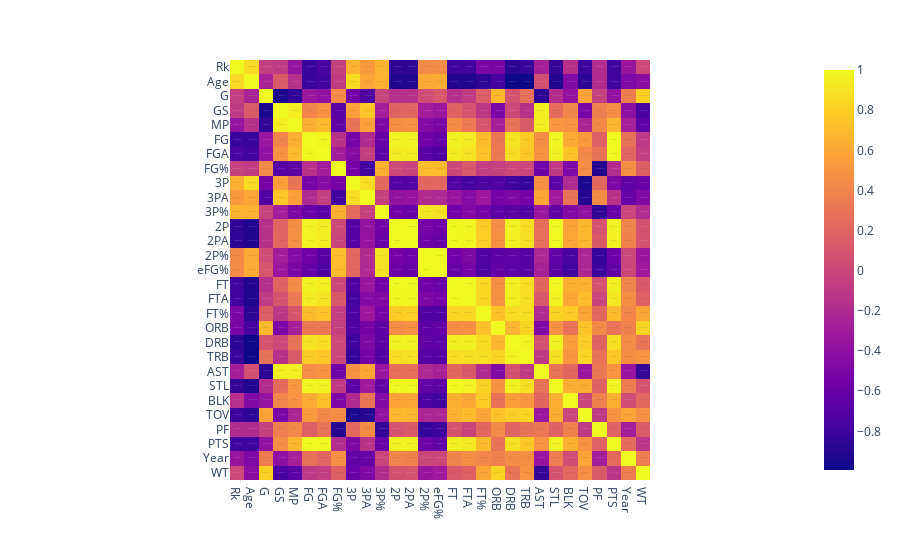

Notebook code cell kept with this figure:
### Code cell
correlation_matrix = Centers.corr()
fig = px.imshow(correlation_matrix, text_auto=True)
fig.show()

### Figure 1 — Plotly figure (JSON) as saved in the notebook; plotly's stock layout.template omitted (floating-point values rounded to 4 significant figures; data arrays with more than 128 entries replaced by an {"elided": "..."} marker saying what was removed)
{"data": [{"coloraxis": "coloraxis", "hovertemplate": "x: %{x}<br>y: %{y}<br>color: %{z}<extra></extra>", "name": "0", "texttemplate": "%{z}", "type": "heatmap", "x": ["Rk", "Age", "G", "GS", "MP", "FG", "FGA", "FG%", "3P", "3PA", "3P%", "2P", "2PA", "2P%", "eFG%", "FT", "FTA", "FT%", "ORB", "DRB", "TRB", "AST", "STL", "BLK", "TOV", "PF", "PTS", "Year", "WT"], "xaxis": "x", "y": ["Rk", "Age", "G", "GS", "MP", "FG", "FGA", "FG%", "3P", "3PA", "3P%", "2P", "2PA", "2P%", "eFG%", "FT", "FTA", "FT%", "ORB", "DRB", "TRB", "AST", "STL", "BLK", "TOV", "PF", "PTS", "Year", "WT"], "yaxis": "y", "z": {"elided": "29x29 float values"}}], "layout": {"coloraxis": {"colorscale": [[0, "#0d0887"], [0.1111, "#46039f"], [0.2222, "#7201a8"], [0.3333, "#9c179e"], [0.4444, "#bd3786"], [0.5556, "#d8576b"], [0.6667, "#ed7953"], [0.7778, "#fb9f3a"], [0.8889, "#fdca26"], [1, "#f0f921"]]}, "margin": {"t": 60}, "xaxis": {"anchor": "y", "constrain": "domain", "domain": [0, 1], "scaleanchor": "y"}, "yaxis": {"anchor": "x", "autorange": "reversed", "constrain": "domain", "domain": [0, 1]}}}
